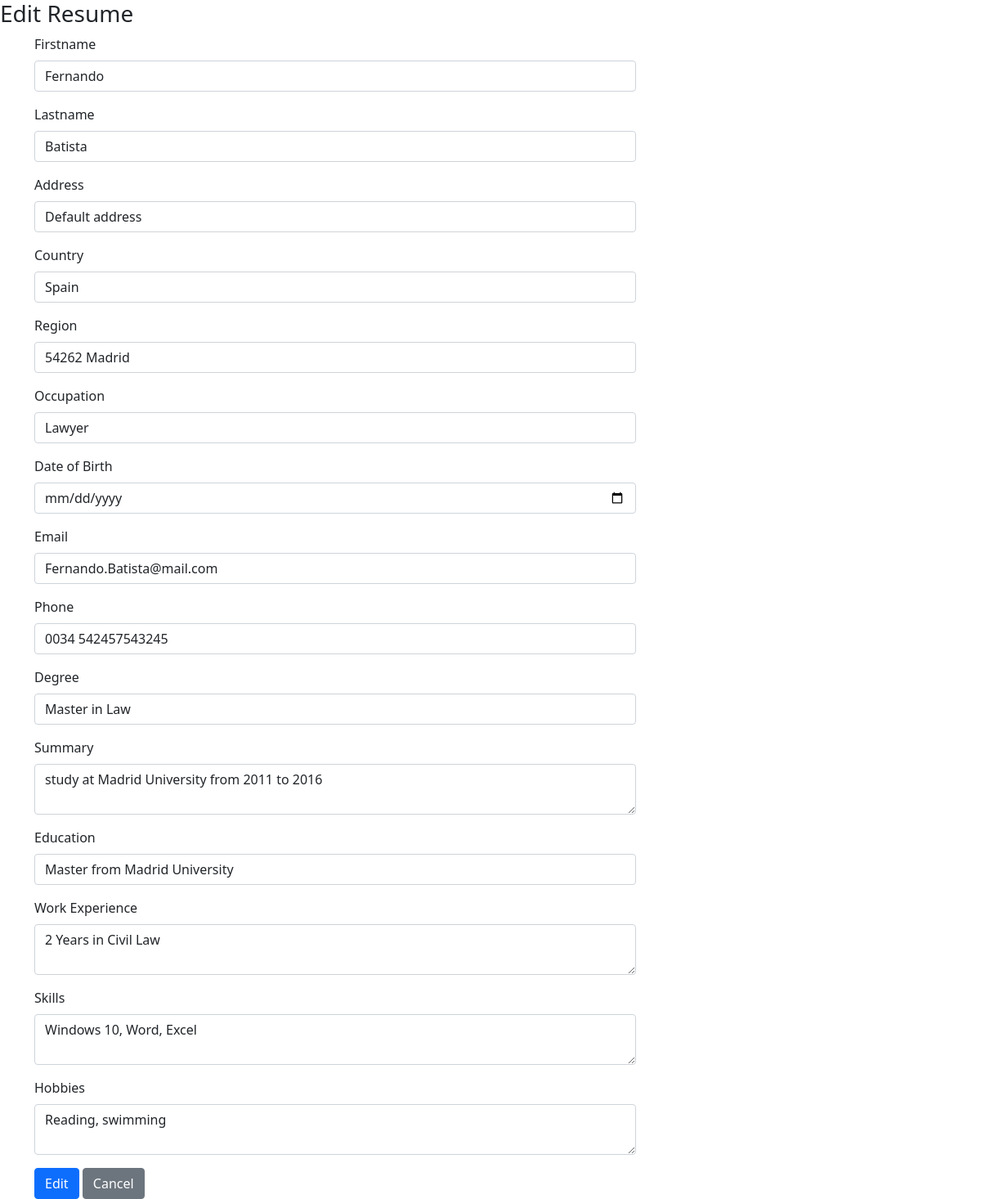
The page /5/edit/ on the database its author committed.
### resume_details/models.py (models this page shows)
class Resume_Detail(models.Model):
    first_name = models.CharField(max_length=200, blank=False)
    last_name = models.CharField(max_length=200, blank=False)
    address = models.TextField(max_length=1000, default='Default address')
    country = models.CharField(max_length=500, blank=False)
    region = models.CharField(max_length=500, blank=False)
    occupation = models.CharField(max_length=500,blank=False)
    dob = models.DateField(default='None')
    email = models.CharField(max_length=200, blank=False)
    phone = models.CharField(max_length=200, blank=False)
    degree = models.CharField(max_length=200, blank=False)
    summary = models.TextField(max_length=2000)
    education = models.CharField(max_length=200)
    work_experience = models.TextField(max_length=1000)
    skills = models.TextField(max_length=1000)
    hobbies = models.TextField(max_length=1000)
    photo = models.ImageField(upload_to='resume_photos/', blank=True, null=True)

### resume_details/views.py (the view)
# urls.py: path('<int:id>/edit/', views.resume_edit, name='resume_edit'),
def resume_edit(request, id):
    resume = get_object_or_404(Resume_Detail, id=id)
    user = Resume_Detail.objects.get(pk=id)
    if request.method == "POST":
        form = ResumeForm(request.POST, instance=resume)
        if form.is_valid():
            form.save()
            return redirect('resumes_pool')  # Name of the URL where to redirect after a successful update
    else:
        form = ResumeForm(instance=resume)
    return render(request, 'resume_details/edit_resume.html', {'form': form, 'user_resume_details': user})

### resume_details/forms.py
class ResumeForm(forms.ModelForm):
    class Meta:
        model = Resume_Detail
        fields = '__all__'

### Resume_Generator/resume_details/templates/resume_details/edit_resume.html (shortened to what this page needs)
<!doctype html>
<html lang="en">
<head>
    <link href="https://cdn.jsdelivr.net/npm/bootstrap@5.0.2/dist/css/bootstrap.min.css" rel="stylesheet"
>
</head>
<body>
<h3>Edit Resume</h3>
<div class="container">
    <div class="row">
        <div class="col-md-8">
            <form method="POST" enctype="multipart/form-data">
                <div class="mb-3">
                    <label for="" class="form-label">Firstname</label>
                    <input type="text" class="form-control" id="first_name" name="first_name"
                           value="{{user_resume_details.first_name}}">
                </div>
                <div class="mb-3">
                    <label for="" class="form-label">Lastname</label>
                    <input type="text" class="form-control" id="last_name" name="last_name"
                           value="{{user_resume_details.last_name}}">
                </div>
                <div class="mb-3">
                    <label for="" class="form-label">Address</label>
                    <input type="text" class="form-control" id="address" name="address"
                           value="{{user_resume_details.address}}">
                </div>
                <div class="mb-3">
                    <label for="" class="form-label">Country</label>
                    <input type="text" class="form-control" id="country" name="country"
                           value="{{user_resume_details.country}}">
                </div>
                <div class="mb-3">
                    <label for="" class="form-label">Region</label>
                    <input type="text" class="form-control" id="region" name="region"
                           value="{{user_resume_details.region}}">
                </div>
                <div class="mb-3">
                    <label for="" class="form-label">Occupation</label>
                    <input type="text" class="form-control" id="occupation" name="occupation"
                           value="{{user_resume_details.occupation}}">
                </div>
                <div class="mb-3">
                    <label for="" class="form-label">Date of Birth</label>
                    <input type="date" class="form-control" id="dob" name="dob" value="{{user_resume_details.dob}}">
                </div>
                <div class="mb-3">
                    <label for="" class="form-label">Email</label>
                    <input type="email" class="form-control" id="email" name="email"
                           value="{{user_resume_details.email}}">
                </div>
                <div class="mb-3">
                    <label for="" class="form-label">Phone</label>
                    <input type="tel" class="form-control" id="phone" name="phone"
                           value="{{user_resume_details.phone}}">
                </div>
                <div class="mb-3">
                    <label for="" class="form-label">Degree</label>
                    <input type="text" class="form-control" id="degree" name="degree"
                           value="{{user_resume_details.degree}}">
                </div>
                <div class="mb-3">
                    <label for="" class="form-label">Summary</label>
                    <textarea class="form-control" id="summary"
                              name="summary">{{user_resume_details.summary}}</textarea>
                </div>
                <div class="mb-3">
                    <label for="" class="form-label">Education</label>
                    <input type="text" class="form-control" id="education" name="education"
                           value="{{user_resume_details.education}}">
                </div>
                <div class="mb-3">
                    <label for="" class="form-label">Work Experience</label>
                    <textarea class="form-control" id="work_experience" name="work_experience">{{user_resume_details.work_experience}}</textarea>
                </div>
                <div class="mb-3">
                    <label for="" class="form-label">Skills</label>
                    <textarea class="form-control" id="skills" name="skills">{{user_resume_details.skills}}</textarea>
                </div>
                <div class="mb-3">
                    <label for="" class="form-label">Hobbies</label>
                    <textarea class="form-control" id="hobbies"
                              name="hobbies">{{user_resume_details.hobbies}}</textarea>
                </div>
                <button type="submit" class="btn btn-primary">Edit</button>
                <a href="{% url 'home' %}" class="btn btn-secondary">Cancel</a>
            </form>
        </div>
    </div>
</div>
</body>
</html>

### rows shown on the page
Resume_Detail: first_name "Fernando", last_name "Batista", address "Default address", country "Spain", region "54262 Madrid", occupation "Lawyer", email "Fernando.Batista@mail.com", phone "0034 542457543245", degree "Master in Law", summary "study at Madrid University from 2011 to 2016", education "Master from Madrid University", work_experience "2 Years in Civil Law", skills "Windows 10, Word, Excel", hobbies "Reading, swimming"
